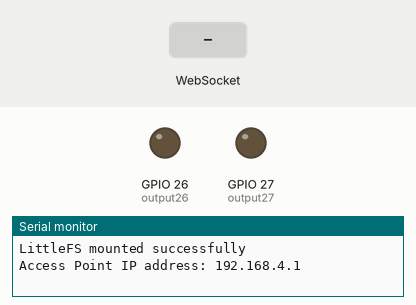
This sketch was run on a simulated ESP32. Parts: output pins drawn as LEDs (lit = HIGH), the last lines printed to the serial monitor. The test bench sets the inputs (shaded band). Storage starts empty.

Above: at 1.2 s.
1.3 s: WebSocket text "toggle26" received
At 2.1 s:
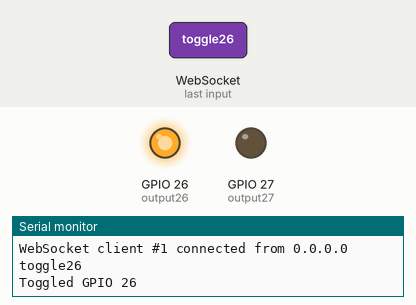
2.8 s: WebSocket text "toggle27" received
At 3.3 s:
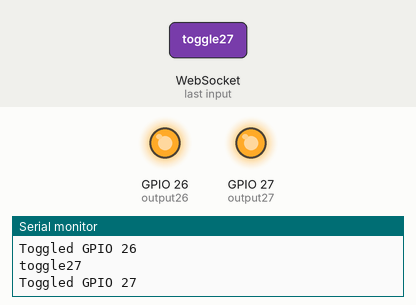
4.3 s: WebSocket text "toggle26" received
At 5.6 s:
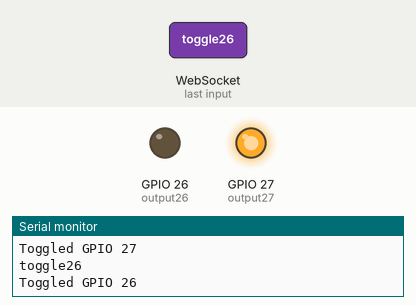
Timing chart, 0 to 7.3 s (numbered marks = the images above; inputs shaded):
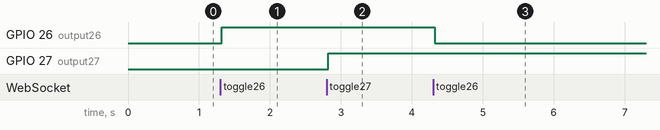

The sketch:

webServer.ino
```cpp
#include <WiFi.h>
#include <AsyncTCP.h>
#include <ESPAsyncWebServer.h>
#include "LittleFS.h"
#include <Arduino_JSON.h>

// Soft Access Point credentials
const char* ssid = "ESP32-Access-Point";
const char* password = "123456789";

// Create AsyncWebServer object on port 80
AsyncWebServer server(80);

// Create a WebSocket object
AsyncWebSocket ws("/ws");

// Json Variable to Hold Sensor Readings
JSONVar readings;

// Timer variables
unsigned long lastTime = 0;
unsigned long timerDelay = 15000;

// Create a sensor object

// Auxiliar variables to store the current output state
String output26State = "off";
String output27State = "off";

// Assign output variables to GPIO pins
const int output26 = 26;
const int output27 = 27;

// Get Sensor Readings and return JSON object
String getSensorReadings() {
  readings["temperature"] = String("potato");
  readings["humidity"] = String("234");
  readings["pressure"] = String("456");
  return JSON.stringify(readings);
}

// Initialize LittleFS
void initLittleFS() {
  if (!LittleFS.begin(true)) {
    Serial.println("An error has occurred while mounting LittleFS");
  }
  Serial.println("LittleFS mounted successfully");
}

// Notify all WebSocket clients with sensor readings
void notifyClients(String sensorReadings) {
  ws.textAll(sensorReadings);
}
String getGPIOStates() {
  readings["output26"] = output26State;
  readings["output27"] = output27State;
  return JSON.stringify(readings);
}

void handleWebSocketMessage(void *arg, uint8_t *data, size_t len) {
  AwsFrameInfo *info = (AwsFrameInfo*)arg;
  if (info->final && info->index == 0 && info->len == len && info->opcode == WS_TEXT) {
    // Create a properly null-terminated string from received data
    char message[len + 1]; // Add space for the null terminator
    memcpy(message, data, len);
    message[len] = '\0'; // Null-terminate the string

    Serial.println(message); // Print the clean message for debugging

    // Check if "toggle26" is part of the message
    if (strstr(message, "toggle26") != NULL) {
      output26State = (output26State == "off") ? "on" : "off";
      digitalWrite(output26, (output26State == "on") ? HIGH : LOW);
      Serial.println("Toggled GPIO 26");
      notifyClients(getGPIOStates());
    }
    // Check if "toggle27" is part of the message
    else if (strstr(message, "toggle27") != NULL) {
      output27State = (output27State == "off") ? "on" : "off";
      digitalWrite(output27, (output27State == "on") ? HIGH : LOW);
      Serial.println("Toggled GPIO 27");
      notifyClients(getGPIOStates());
    }
    // Handle other messages, like "getReadings"
    else if (strstr(message, "getReadings") != NULL) {
      notifyClients(getSensorReadings());
    }
  }
}


// WebSocket event handler
void onEvent(AsyncWebSocket *server, AsyncWebSocketClient *client, AwsEventType type, void *arg, uint8_t *data, size_t len) {
  switch (type) {
    case WS_EVT_CONNECT:
      Serial.printf("WebSocket client #%u connected from %s\n", client->id(), client->remoteIP().toString().c_str());
      break;
    case WS_EVT_DISCONNECT:
      Serial.printf("WebSocket client #%u disconnected\n", client->id());
      break;
    case WS_EVT_DATA:
      handleWebSocketMessage(arg, data, len);
      break;
    case WS_EVT_PONG:
    case WS_EVT_ERROR:
      break;
  }
}

// Initialize WebSocket
void initWebSocket() {
  ws.onEvent(onEvent);
  server.addHandler(&ws);
}

// Initialize WiFi as a Soft Access Point
void initWiFi() {
  WiFi.softAP(ssid); // No password
  IPAddress IP = WiFi.softAPIP(); // Get the IP address of the AP
  Serial.print("Access Point IP address: ");
  Serial.println(IP);
}

void setup() {
  // Start Serial communication
  Serial.begin(115200);

  // Initialize components
  initLittleFS();
  initWebSocket();
  initWiFi();

  // Serve HTML file from LittleFS
  server.on("/", HTTP_GET, [](AsyncWebServerRequest *request) {
    request->send(LittleFS, "/index.html", "text/html");
  });

  // Serve static files (CSS, JS, etc.) from LittleFS
  server.serveStatic("/", LittleFS, "/");

  // Start the server
  server.begin();


    pinMode(output26, OUTPUT);
  pinMode(output27, OUTPUT);
  // Set outputs to LOW
  digitalWrite(output26, LOW);
  digitalWrite(output27, LOW);


}

void loop() {


        if ((millis() - lastTime) > timerDelay) {
          notifyClients(getSensorReadings());
          lastTime = millis();
        }
        ws.cleanupClients();

}
```

Measured:
- after the input at 1.3 s, GPIO 26 (output26): LOW → HIGH at once
- after the input at 2.8 s, GPIO 27 (output27): LOW → HIGH at once
- after the input at 4.3 s, GPIO 26 (output26): HIGH → LOW at once
